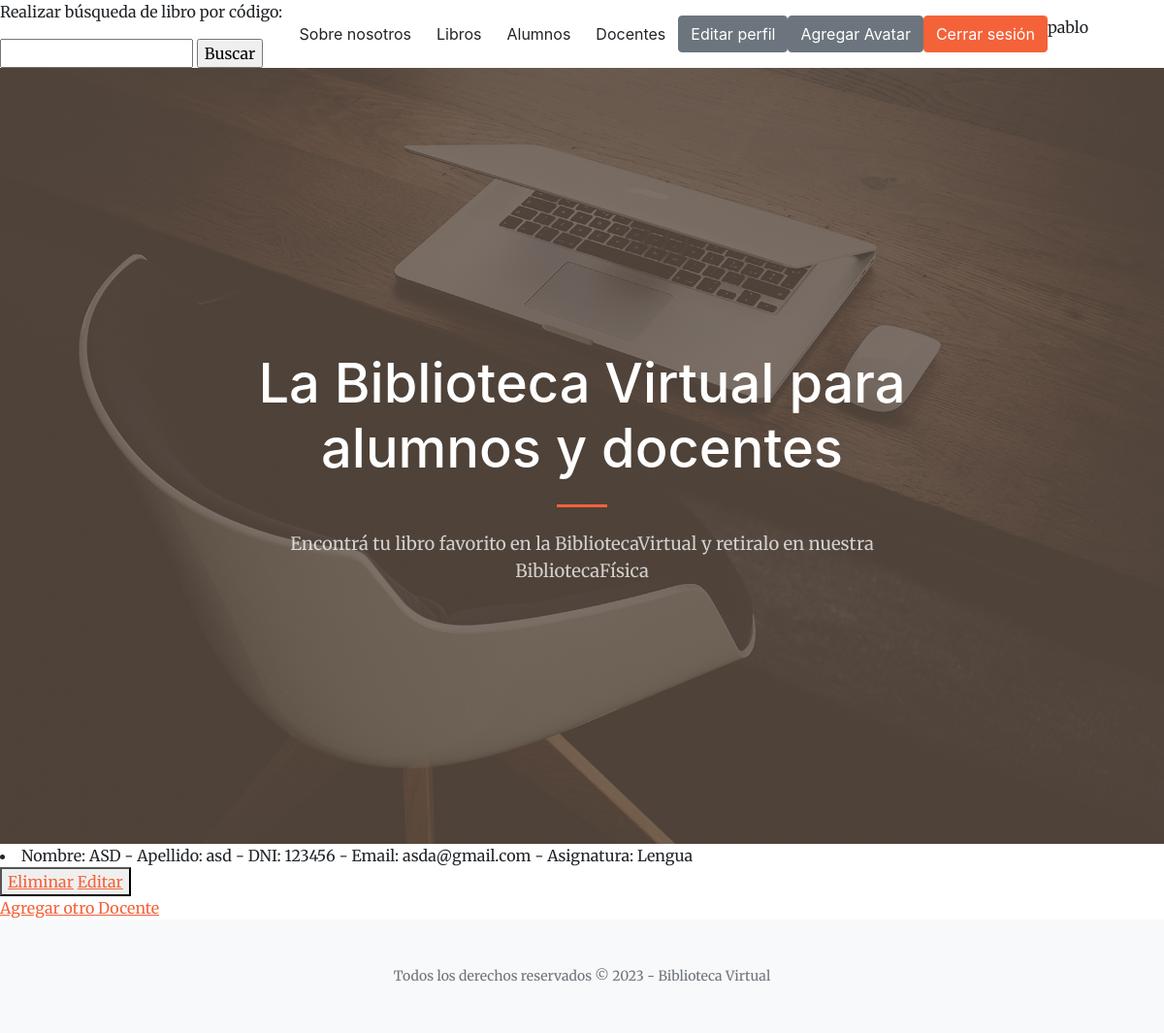
/BibliotecaVirtual/leerDocentes (signed in), run on an earlier commit of the app's database.
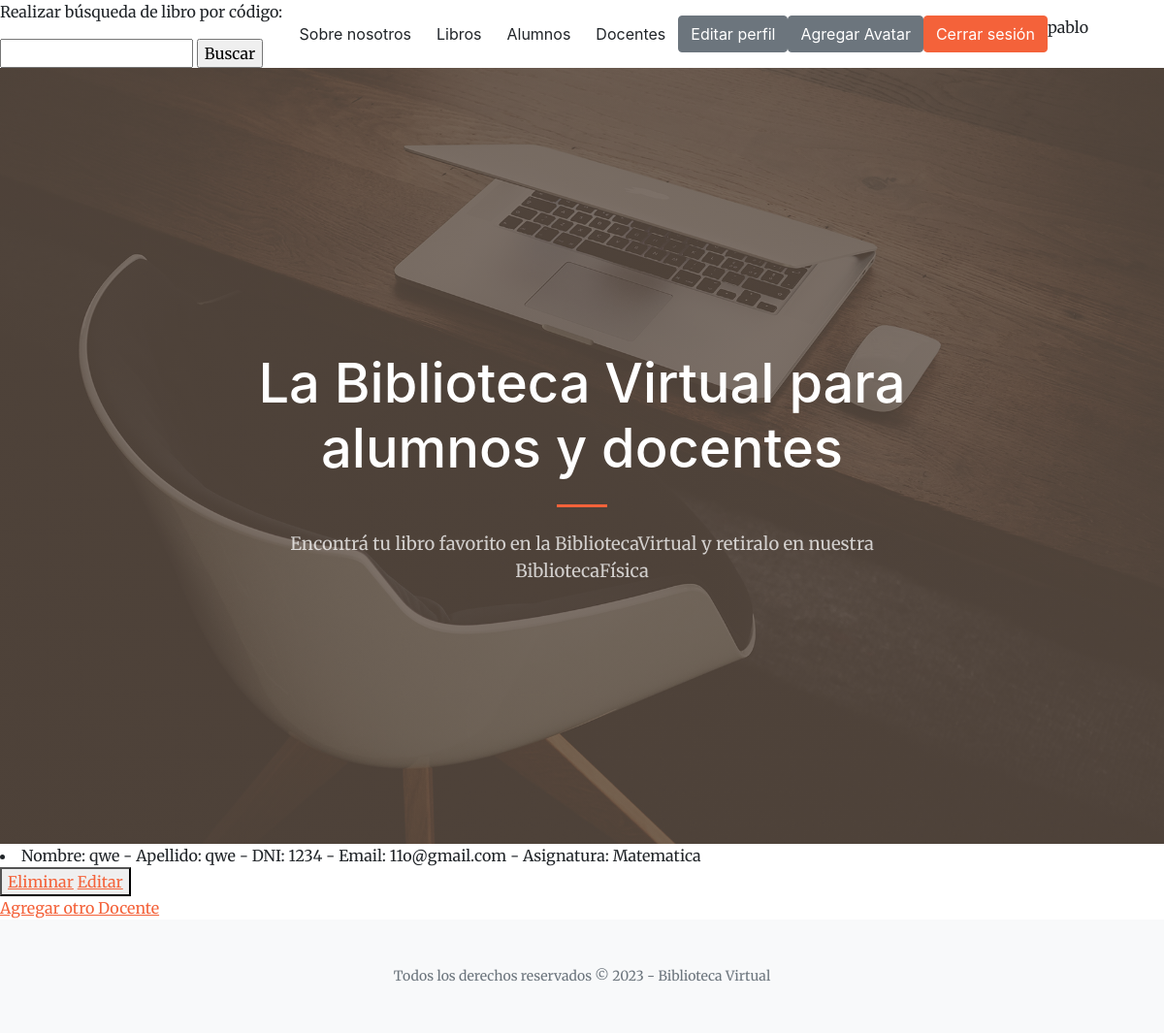
And on a later commit of the database.
### BibliotecaVirtual/models.py (models this page shows)
class Docente(models.Model):
    nombre = models.CharField(max_length=40)
    apellido = models.CharField(max_length=40)
    dni = models.IntegerField()
    email = models.EmailField()
    asignatura = models.CharField(max_length=40)
    def __str__(self):
        return f"Nombre: {self.nombre} - Apellido: {self.apellido} - DNI: {self.dni} - Email: {self.email} - Asignatura: {self.asignatura}"

### BibliotecaVirtual/views.py (the view)
# urls.py: path('leerDocentes', views.leerDocentes, name='LeerDocentes'),
def leerDocentes(request):
    docentes = Docente.objects.all()
    contexto = {"docentes": docentes}
    return render(request, "BibliotecaVirtual/leerDocentes.html", contexto)

### BibliotecaVirtual/templates/BibliotecaVirtual/leerDocentes.html
{% extends "BibliotecaVirtual/padre.html" %}
{% load static %}
{% block contenidoQueCambia %}
    {% for d in docentes %}
        <li>{{d}}</li>
        <button>
            <a href="{%url 'EliminarDocente' d.nombre %}">Eliminar</a>
            <a href="{%url 'EditarDocente' d.nombre %}">Editar</a>
        </button>
    {% endfor %}
    <br>
    <a href="docentes">Agregar otro Docente</a>
{% endblock %}

What changed in the data, as far as the page shows it:
removed Docente: nombre+apellido+dni "Nombre: ASD - Apellido: asd - DNI: 123456 - Email: asda@gmail.com - Asignatura: Lengua"
added Docente: nombre+apellido+dni "Nombre: qwe - Apellido: qwe - DNI: 1234 - Email: 11o@gmail.com - Asignatura: Matematica"
